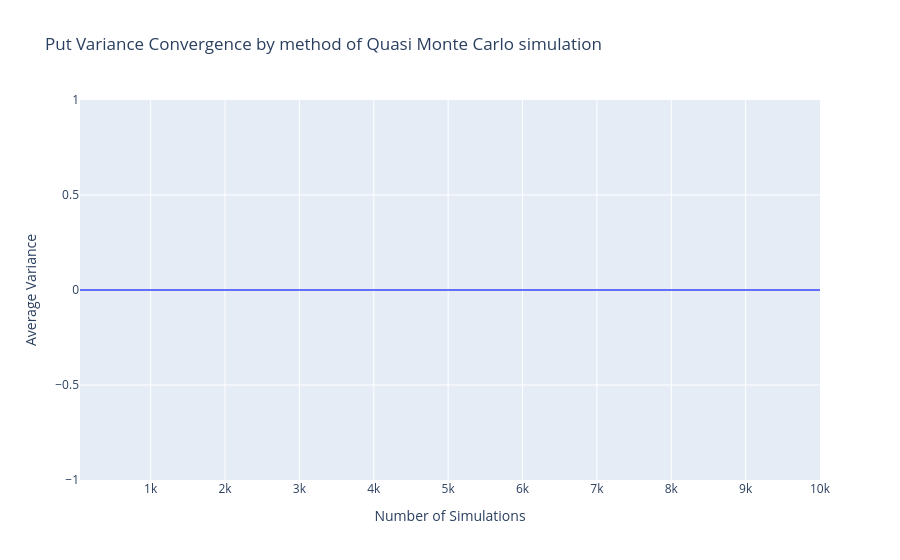

Write notebook code for a chart like this one.
### Code cell
fig = go.Figure()

# Courbe 1 : Moyenne
fig.add_trace(go.Scatter(
    x=df_put_quasi_mc.index,
    y=df_put_quasi_mc["var_normalized"],
    mode='lines',
    name='Quasi Monte Carlo'
))

fig.update_layout(
    title="Put Variance Convergence by method of Quasi Monte Carlo simulation",
    xaxis_title="Number of Simulations",
    yaxis_title="Average Variance",
    legend_title="Simulation methods"
)

fig.show()

### Figure 1 — Plotly figure (JSON) as saved in the notebook; plotly's stock layout.template omitted (floating-point values rounded to 4 significant figures)
{"data": [{"mode": "lines", "name": "Quasi Monte Carlo", "type": "scatter", "x": [50, 100, 150, 200, 250, 300, 350, 400, 450, 500, 550, 600, 650, 700, 750, 800, 850, 900, 950, 1000, 2000, 4000, 6000, 8000, 10000], "y": [0.0, 0.0, 0.0, 0.0, 0.0, 0.0, 0.0, 0.0, 0.0, 0.0, 0.0, 0.0, 0.0, 0.0, 0.0, 0.0, 0.0, 0.0, 0.0, 0.0, 0.0, 0.0, 0.0, 0.0, 0.0]}], "layout": {"legend": {"title": {"text": "Simulation methods"}}, "title": {"text": "Put Variance Convergence by method of Quasi Monte Carlo simulation"}, "xaxis": {"title": {"text": "Number of Simulations"}}, "yaxis": {"title": {"text": "Average Variance"}}}}
